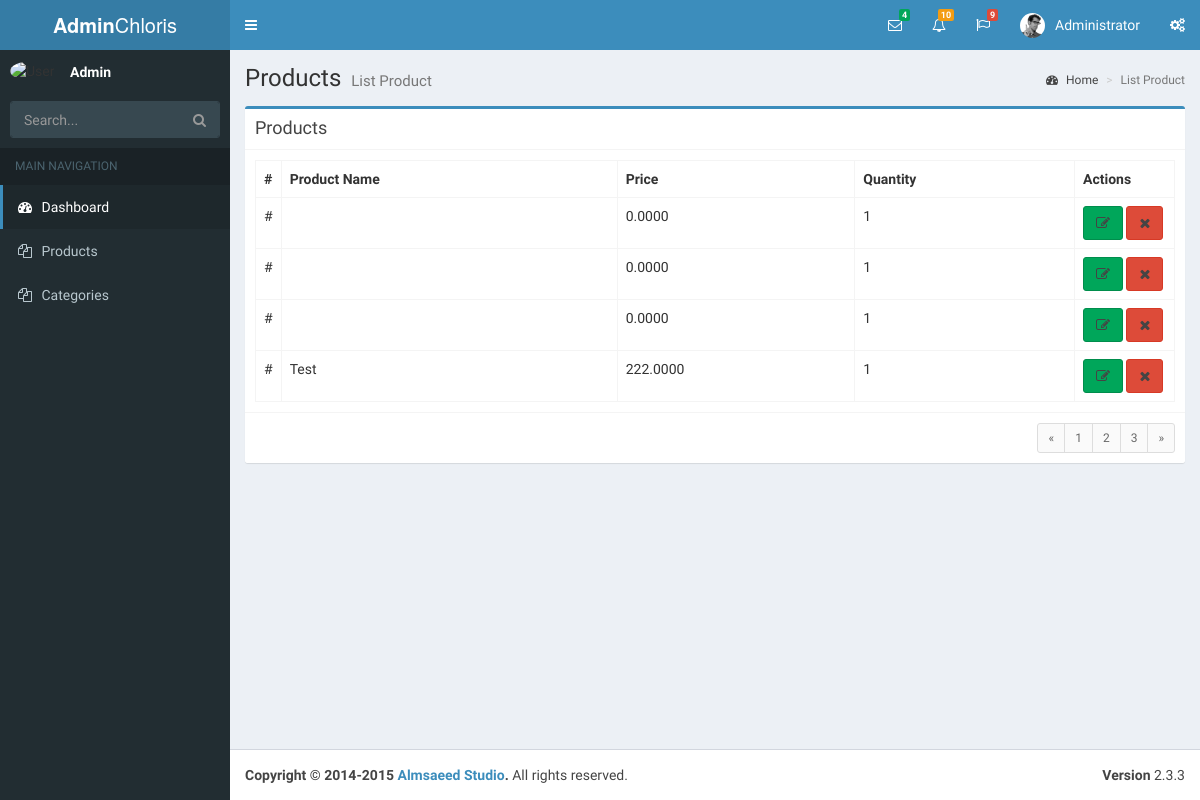
Before: /admin/list-product.php with the older database file.
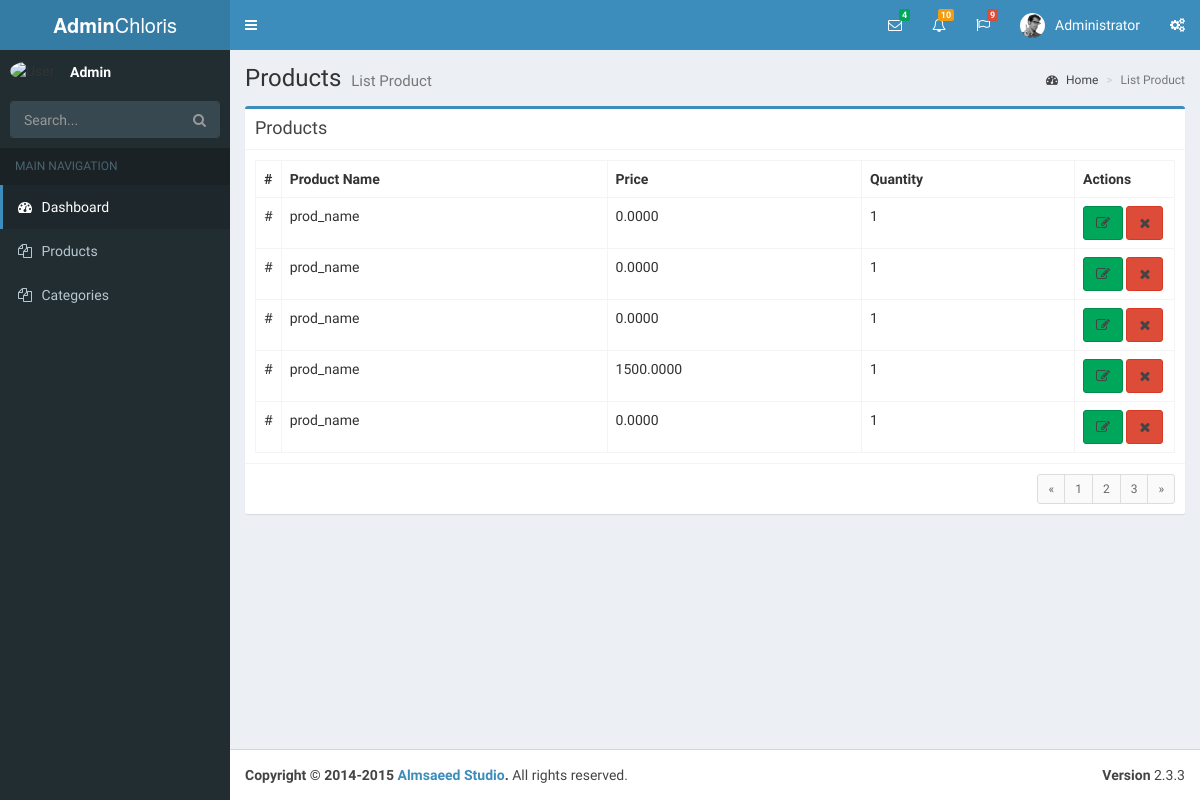
After: the same page with the newer database file.
### tables this page shows
CREATE TABLE `product` (
  `id` int(11) NOT NULL AUTO_INCREMENT,
  `product_id` int(11) DEFAULT NULL,
  `name` varchar(75) NOT NULL,
  `description` text,
  `qty` int(11) NOT NULL,
  `price` decimal(10,4) NOT NULL,
  `sprice` decimal(10,4) DEFAULT NULL,
  `category_id` int(11) NOT NULL,
  PRIMARY KEY (`id`)
);

### admin/list-product.php (the view, shortened to what this page needs)
<!DOCTYPE html>
<html>
<head>
    <link rel="stylesheet" href="bootstrap/css/bootstrap.min.css">
    <link rel="stylesheet" href="https://cdnjs.cloudflare.com/ajax/libs/font-awesome/4.5.0/css/font-awesome.min.css">
    <link rel="stylesheet" href="https://cdnjs.cloudflare.com/ajax/libs/ionicons/2.0.1/css/ionicons.min.css">
    <link rel="stylesheet" href="dist/css/AdminLTE.min.css">
    <link rel="stylesheet" href="dist/css/skins/_all-skins.min.css">
    <link rel="stylesheet" href="plugins/iCheck/flat/blue.css">
    <link rel="stylesheet" href="plugins/morris/morris.css">
    <link rel="stylesheet" href="plugins/jvectormap/jquery-jvectormap-1.2.2.css">
    <link rel="stylesheet" href="plugins/datepicker/datepicker3.css">
    <link rel="stylesheet" href="plugins/daterangepicker/daterangepicker-bs3.css">
    <link rel="stylesheet" href="plugins/bootstrap-wysihtml5/bootstrap3-wysihtml5.min.css">
</head>
<body class="hold-transition skin-blue sidebar-mini">
<div class="wrapper">
<?php include_once 'header.php';?>
<?php include_once 'left-menu.php';?>
<div class="content-wrapper">
    <section class="content-header">
        <h1>
            Products
            <small>List Product</small>
        </h1>
        <ol class="breadcrumb">
            <li><a href="#"><i class="fa fa-dashboard"></i> Home</a></li>
            <li class="active">List Product</li>
        </ol>
    </section>
    <?php
    require_once 'db.php';
    ?>
    <section class="content">
        <div class="row">
            <div class="col-md-12">
                <div class="box box-primary">
                    <div class="box-header with-border">
                        <h3 class="box-title">Products</h3>
                    </div>
                    <?php
                        $sqlProduct      = sprintf("SELECT * from product LIMIT 10");
                        $resultProduct   = mysqli_query($link, $sqlProduct);
                        if (mysqli_num_rows($resultProduct) > 0) {
                    ?>
                    <div class="box-body">
                        <table class="table table-bordered">
                            <tr>
                                <th style="width: 10px">#</th>
                                <th>Product Name</th>
                                <th>Price</th>
                                <th>Quantity</th>
                                <th style="width: 100px">Actions</th>
                            </tr>
                            <?php while ($productRow = mysqli_fetch_assoc($resultProduct)) {?>
                                <tr>
                                    <td>#</td>
                                    <td><?php echo $productRow['name']?></td>
                                    <td><?php echo $productRow['price']?></td>
                                    <td><?php echo $productRow['qty']?></td>
                                    <td>
                                        <button class="btn btn-default btn-success"> <i class="fa fa-edit"></i></button>
                                        <button class="btn btn-default btn-danger"> <i class="fa fa-remove"></i></button>
                                    </td>
                                </tr>
                            <?php }?>
                        </table>
                    </div>
                    <?php  } ?>
                    <div class="box-footer clearfix">
                        <ul class="pagination pagination-sm no-margin pull-right">
                            <li><a href="#">&laquo;</a></li>
                            <li><a href="#">1</a></li>
                            <li><a href="#">2</a></li>
                            <li><a href="#">3</a></li>
                            <li><a href="#">&raquo;</a></li>
                        </ul>
                    </div>
                </div>
            </div>
        </div>
    </section>
</div>
<?php include_once 'footer.php'?>
</div>
</body>
</html>

Changed rows visible on the page:
changed product (number 1 of 5 on the later page): name (not shown) → "prod_name"
changed product (number 2 of 5 on the later page): name (not shown) → "prod_name"
changed product (number 3 of 5 on the later page): name (not shown) → "prod_name"
changed product (number 4 of 5 on the later page): name "Test" → "prod_name"; price "222.0000" → "1500.0000"
added product: name "prod_name", price "0.0000", qty "1"
